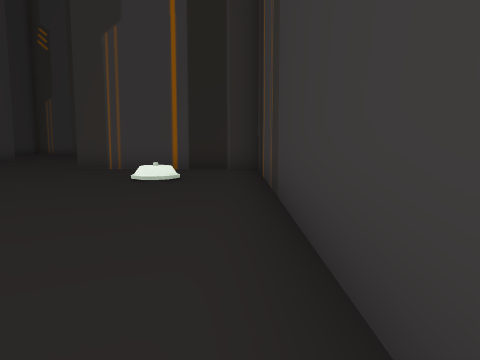
View 1 (above)

24 first-person views from a walk through a Unity game level. The camera is 1.4 m above the floor, tilts 6° down and sees 70° across. The floor is counted in squares, 2 m on a side. Each view is taken from the middle of a square. On the plan, view 1 faces up. The plan holds only what a view shows up to about 11 squares ahead; the rest is blank. The place goes on beyond the plan.

View 2
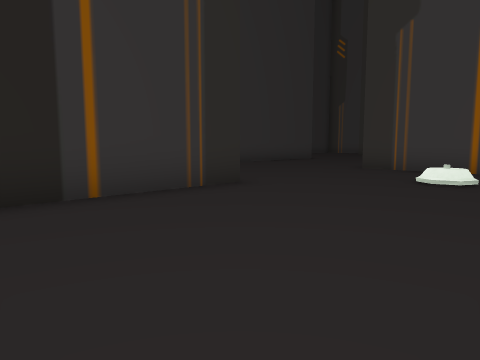

View 3
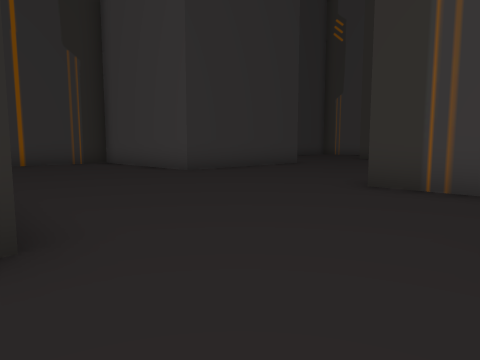

View 4
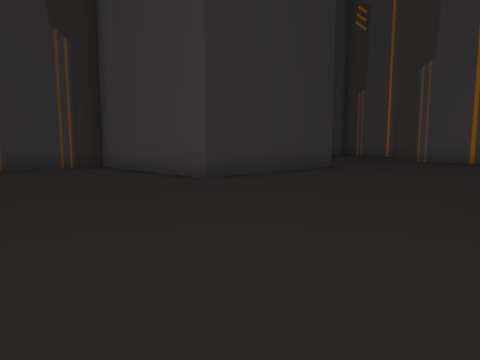

View 5
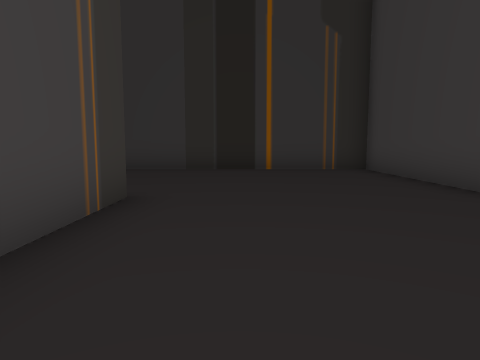

View 6
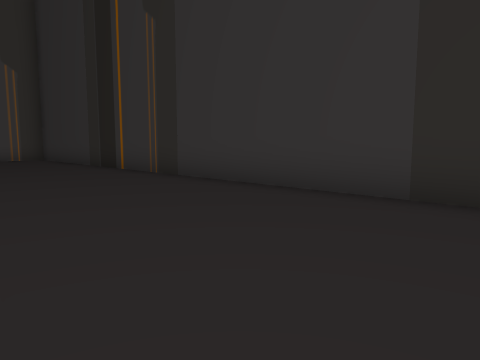

View 7
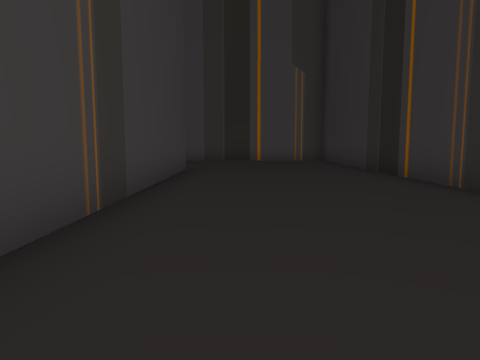

View 8
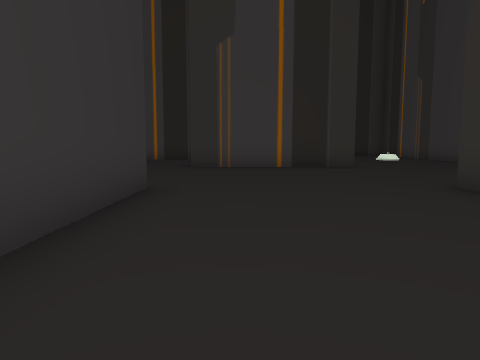

View 9
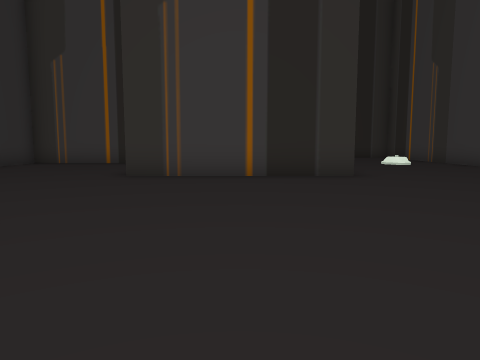

View 10
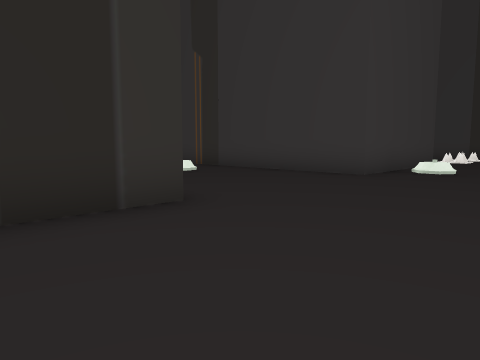

View 11
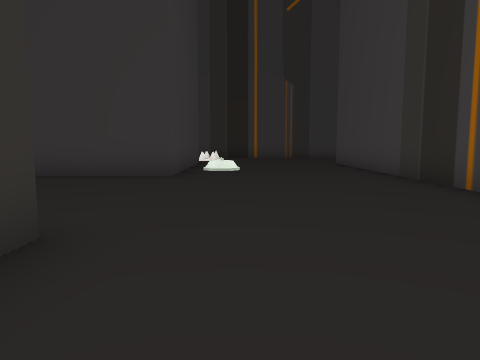

View 12
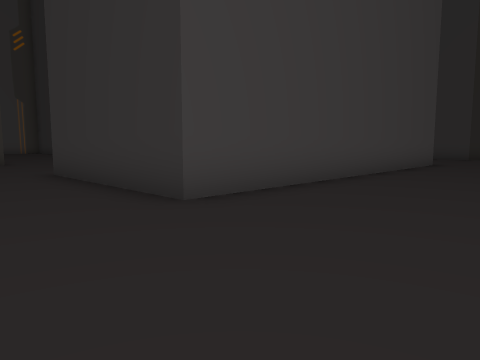

View 13
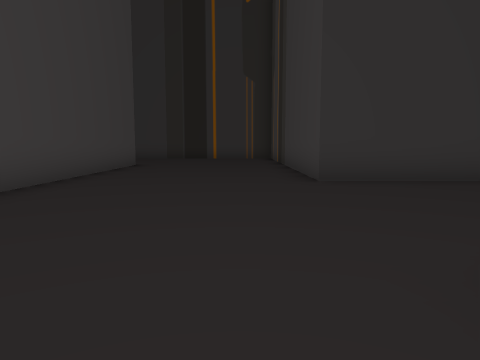

View 14
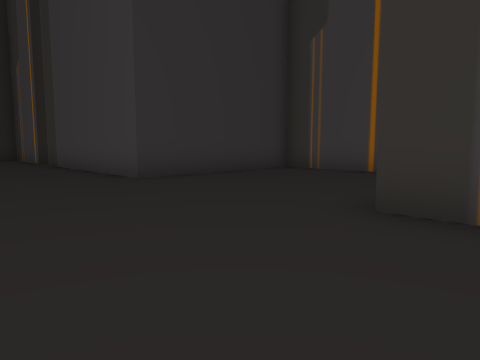

View 15
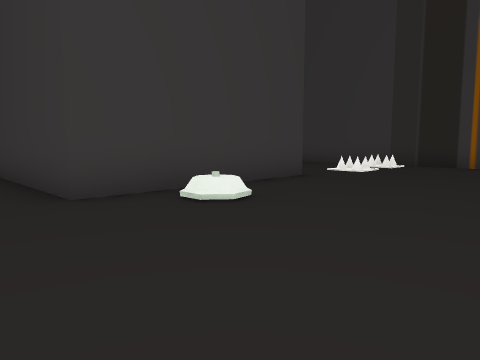

View 16
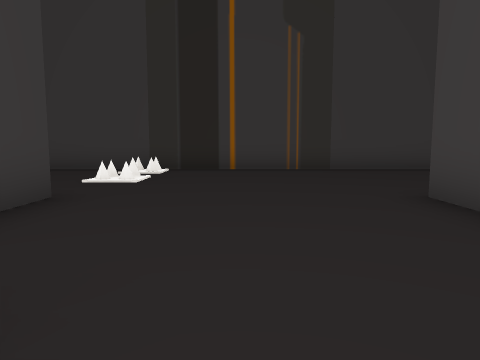

View 17
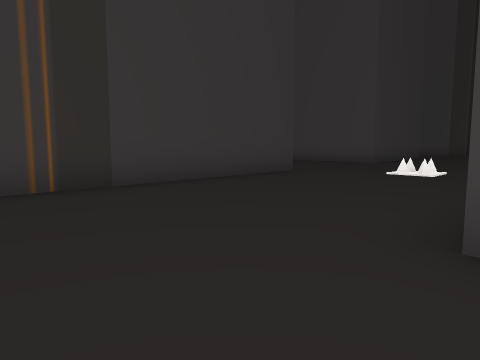

View 18
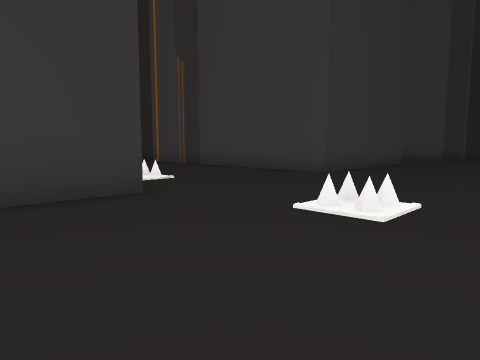

View 19
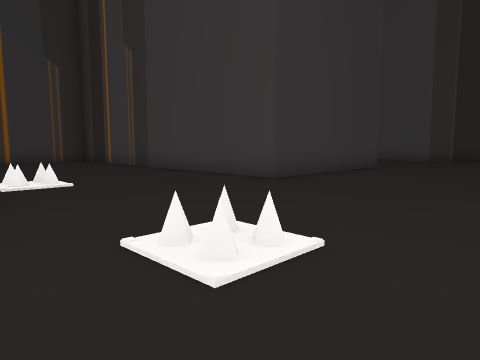

View 20
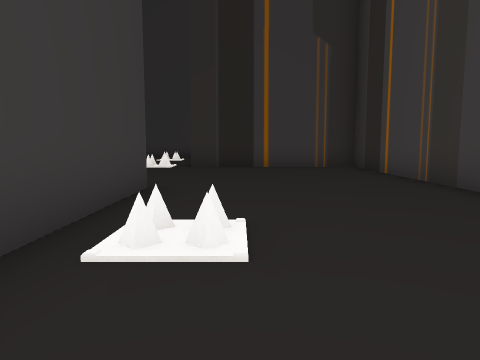

View 21
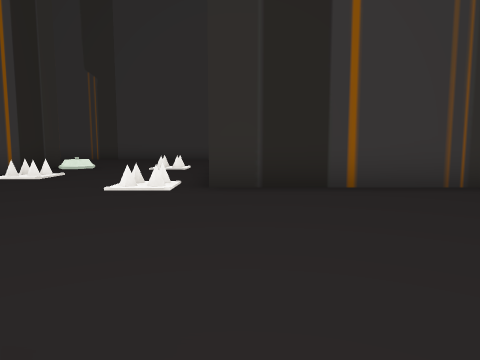

View 22
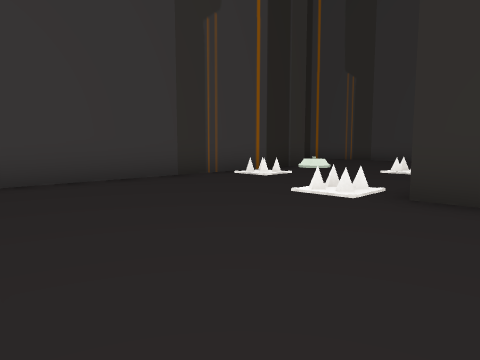

View 23
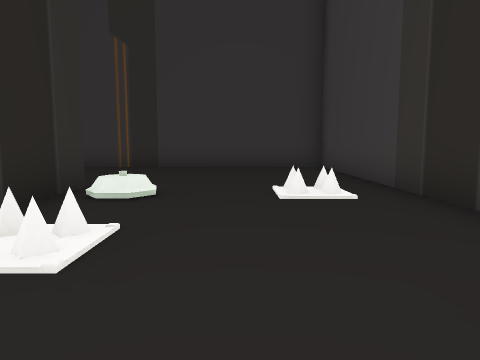

View 24
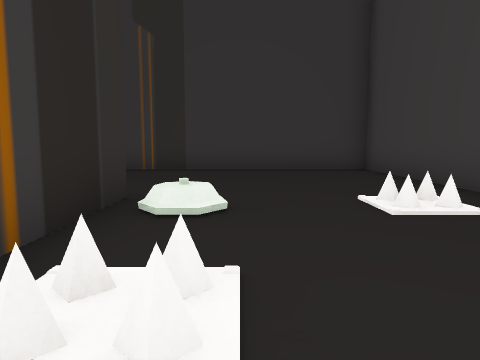

### Floor plan
Points are (right, up) in squares from view 1. A wall is a line through its corners. A room is listed if a view was taken in it or the views show most of it. See-through windows are left out.
Room 1 (views 1, 2, 3, 4, 5, 6, 7, 8, 9, 10, 11, 12, 13, 14, 15, 16, 17, 18, 19, 20, 21, 22, 23, 24)
walls: (10.5, 9.4) (10.5, 22.4); (15.5, 9.5) (12, 9.5); (-2.1, 14.5) (5.5, 14.5); (0.5, 0.6) (0.5, 9.5) (-4.5, 9.5); (5.5, 19.5) (0.5, 19.5) (0.5, 24.1); (10.5, -0.5) (10.5, 4.5) (20.5, 4.5) (20.5, 9.5); (-4.5, 4.6) (-4.5, 0.8); (-4.5, 13.9) (-4.5, 14.5); (-4.4, 19.5) (-9.5, 19.5); (-9.5, 4.5) (-7, 4.5); (23.5, 9.5) (30.5, 9.5) (30.5, 16.9); (25.5, 14.5) (17.1, 14.5); (-9.5, -5.5) (-9.5, 2); (-19.1, 14.5) (-9.5, 14.5) (-9.5, 9.5) (-14.5, 9.5) (-14.5, -7.1); (-14.5, 24.5) (-14.5, 19.5) (-19.5, 19.5)
objects: trap (-2, 7); other object (7, 8); other object (7, 9); other object (7, 20); other object (8, 8); other object (8, 9); other object (8, 19); other object (8, 20); other object (9, 19); other object (9, 20); other object (10, 19); other object (10, 20); other object (12, 8); other object (12, 9); other object (13, 8); other object (13, 9); other object (20, 10); other object (20, 11); other object (21, 10); other object (21, 11); other object (22, 13); other object (22, 14); other object (23, 13); other object (23, 14); other object (25, 11)

Positions as (right, up) in squares from view 1, and headings:
1: (0, 0), facing up
2: (0, 0), facing up-left
3: (-2, 4), facing up-left
4: (-4, 5), facing up-left
5: (-5, 6), facing left
6: (-10, 6), facing down-left
7: (-11, 4), facing down
8: (-8, 9), facing up
9: (-7, 12), facing up
10: (-7, 16), facing up-right
11: (-7, 18), facing right
12: (-7, 18), facing down-left
13: (-8, 18), facing left
14: (-8, 16), facing up-left
15: (-1, 15), facing up-right
16: (1, 17), facing right
17: (5, 17), facing down-right
18: (6, 12), facing down-right
19: (6, 10), facing down-right
20: (10, 8), facing right
21: (15, 9), facing right
22: (16, 8), facing up-right
23: (20, 12), facing right
24: (21, 13), facing right
